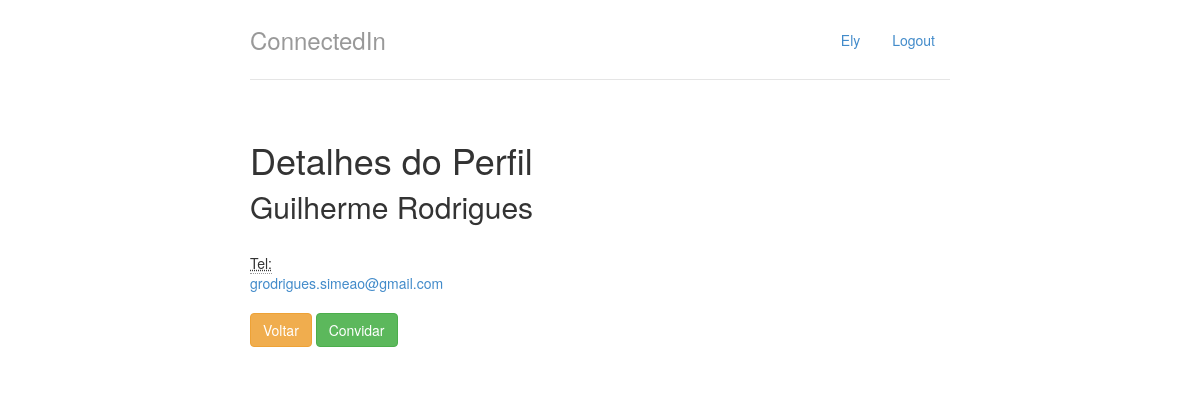
/perfil/3, run on the app's committed database.
### perfis/models.py (models this page shows, shortened)
class Perfil(models.Model):
    nome = models.CharField(max_length=255, null=False)
    telefone = models.CharField(max_length=15, null= False)
    email = models.CharField(max_length=255, null=False)
    nome_empresa = models.CharField(max_length=255, null=False)
    contatos = models.ManyToManyField("Perfil")

### perfis/views.py (the view)
# urls.py: path('perfil/<int:perfil_id>', views.exibir, name='exibir'),
def exibir(request, perfil_id):
	perfil = Perfil.objects.get(id=perfil_id)
	perfil_logado = get_perfil_logado(request)
	ja_eh_contato = perfil in perfil_logado.contatos.all()
	ja_foi_convidado = Convite.objects.filter(solicitante=perfil_logado, convidado=perfil)
	return render(request, 'perfil.html',
		          {'perfil' : perfil,
		          'perfil_logado' : perfil_logado,
		          'ja_eh_contato' : ja_eh_contato,
		          'ja_foi_convidado': ja_foi_convidado})

### perfis/views.py (called while the page is built)
def get_perfil_logado(request):
	return Perfil.objects.get(id=perfil_id)

### perfis/templates/perfil.html (shortened to what this page needs)
{% extends "base.html" %}
{% block body %}
	<h1>Detalhes do Perfil</h1>
	<div class="row">
		<div class="col-lg-12">
		<h2 style="margin-top:0">{{perfil.nome|capfirst}}</h2>
		<address>
		<strong>{{perfil.nome_empresa}}</strong><br/>
		<abbr title="Telefone">Tel:</abbr> {{perfil.telefone}}<br/>
		<a href="mailto:{{perfil.email}}">{{perfil.email}}</a>
		</address>
        <a class="btn btn-warning" href="{% url 'index' %}">Voltar</a>
        {% if perfil != perfil_logado %}
	        {% if ja_eh_contato %}
	        <div class="well well-sm">Vocês estão conectados!</div>
	        {% elif ja_foi_convidado %}
	        <div class="well well-sm">Solicitacao pendente!</div>
	        {% else %}
	        	<a class="btn btn-success" role="button" href="{% url 'convidar' perfil.id %}">Convidar</a>
	        {% endif %}
        {% endif %}
{% endblock %}

### perfis/templates/base.html (shortened to what this page needs)
{% load staticfiles %}
<!DOCTYPE html>
<html lang="pt-BR">
<head>
    <link href="{% static 'styles/bootstrap.css' %}" rel="stylesheet"/>
    <link href="{% static 'styles/main.css' %}" rel="stylesheet"/>
</head>
<body>
	<div class="container">
		<div class="header">
			<ul class="nav nav-pills pull-right">
				<li class=""><a href="{% url 'index' %}">{{ perfil_logado.nome|capfirst }}</a></li>
				<li class=""><a href="{% url 'logout' %}">Logout</a></li>
			</ul>
			<h3 class="text-muted">ConnectedIn</h3>
		</div>
		<div class="row content">
		{% block body %}
		{% endblock %}
		</div>
	</div>
</body>
</html>

### perfis/static/styles/main.css (style rules this page uses)
body { padding-top: 20px; padding-bottom: 20px; }
.header, .content, .footer { padding-left: 15px; padding-right: 15px; }
.header { border-bottom: 1px solid #e5e5e5; }
.header h3 { margin-top: 0; margin-bottom: 0; line-height: 40px; padding-bottom: 19px; }
@media (min-width: 768px) { .container { max-width: 730px; } }
.content { margin: 40px 0; }
@media screen and (min-width: 768px) { .header, .content, .footer { padding-left: 0; padding-right: 0; } }
@media screen and (min-width: 768px) { .header { margin-bottom: 30px; } }

### data on the page
Perfil: nome "Ely"
Perfil: nome "Guilherme Rodrigues", email "grodrigues.simeao@gmail.com"
